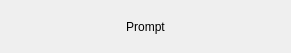
<?xml version="1.0" encoding="UTF-8"?>
<ui version="4.0">
 <class>CFrmTop</class>
 <widget class="QWidget" name="CFrmTop">
  <property name="geometry">
   <rect>
    <x>0</x>
    <y>0</y>
    <width>291</width>
    <height>53</height>
   </rect>
  </property>
  <property name="windowTitle">
   <string/>
  </property>
  <property name="windowOpacity">
   <double>0.700000000000000</double>
  </property>
  <property name="autoFillBackground">
   <bool>false</bool>
  </property>
  <layout class="QGridLayout" name="gridLayout">
   <item row="0" column="0">
    <widget class="QLabel" name="lbPrompt">
     <property name="text">
      <string>Prompt</string>
     </property>
     <property name="alignment">
      <set>Qt::AlignCenter</set>
     </property>
     <property name="wordWrap">
      <bool>false</bool>
     </property>
     <property name="openExternalLinks">
      <bool>true</bool>
     </property>
    </widget>
   </item>
  </layout>
 </widget>
 <resources/>
 <connections/>
</ui>
